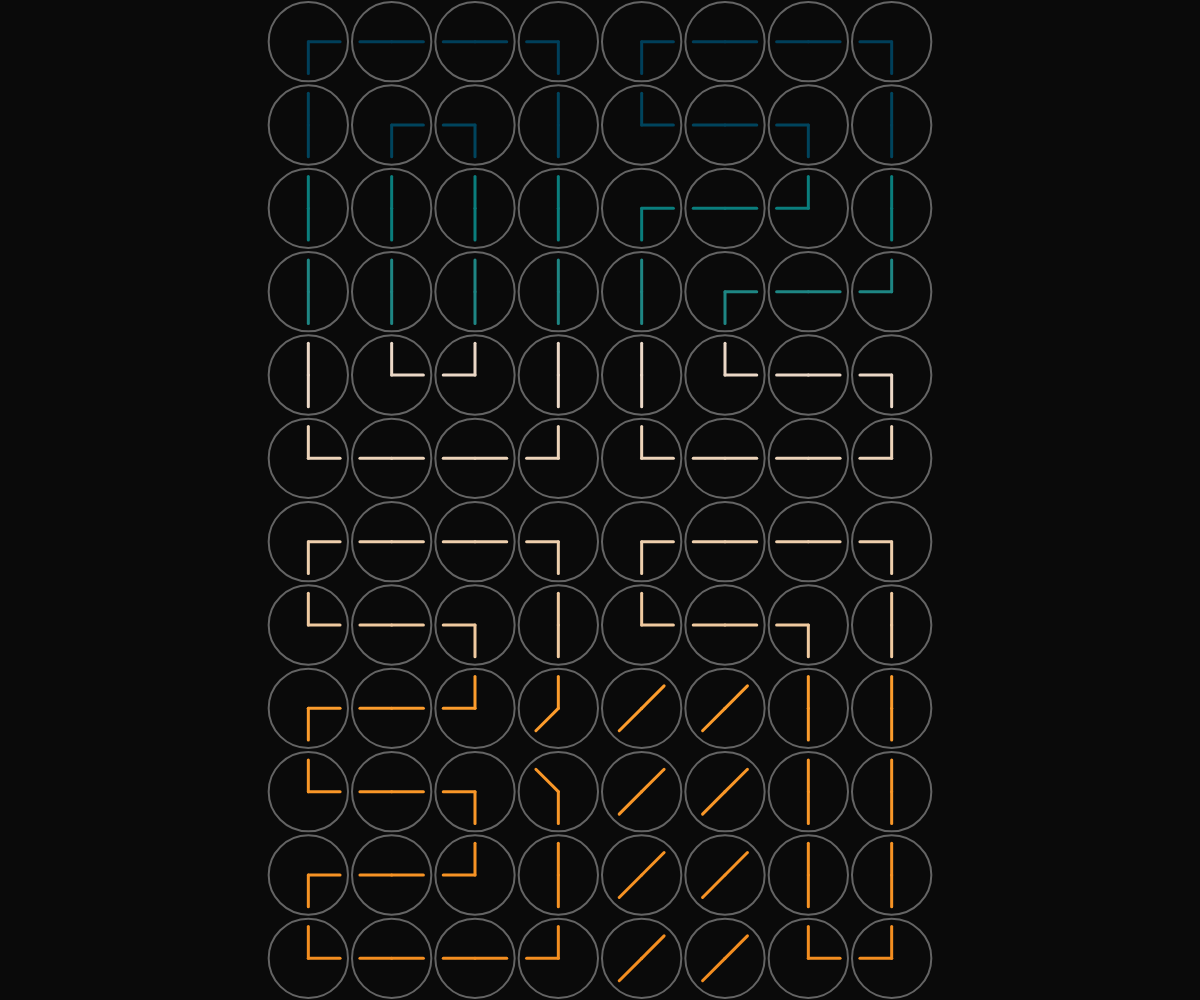
Frame 1 (no input)
Frame 60 (no input): identical to frame 1, image omitted
Frame 120 (the mouse pressed at the canvas centre since frame 60): identical to frame 1, image omitted

The p5.js sketch that drew this single still picture (run headless with seeded random() and noise() and a simulated clock; from frame 60 on, the mouse is pressed at the canvas centre):

// p5.js sketch
// ── sketch.js
var verbose = true;
var superclock;
var backgroundColor = [10];
var stacked = true;
var currentTime;
const colorStore = ["#003f5a", "#007a7a", "#ebd9c8", "#fea02f", "#de6600"];

function setup() {
  stacked
    ? createCanvas(windowWidth, windowHeight)
    : createCanvas(windowWidth, windowWidth * 0.37);
  currentTime = getCurrentTime();
  initSketch();
}

function draw() {
  background(backgroundColor);
  updateCurrentTime();
  superclock.update();
  superclock.show();
  strokeWeight(4);
  stroke(255, 0, 0);
}

function showColorLerpBorders() {
  let rectHeight = 10;
  let numRects = Math.floor(height / rectHeight);
  for (let rectIndex = 0; rectIndex < numRects; rectIndex++) {
    push();
    noStroke();
    fill(colorLerp(rectIndex / numRects));
    rect(0, rectIndex * rectHeight, width, rectHeight);
  }
}

function updateCurrentTime() {
  let newTime = getCurrentTime();
  if (newTime !== currentTime) {
    superclock.setTime(newTime);
    currentTime = newTime;
  }
}

function getCurrentTime() {
  let hours = hour().toString();
  hours = hours.length < 2 ? "0" + hours : hours;
  let minutes = minute().toString();
  minutes = minutes.length < 2 ? "0" + minutes : minutes;
  return hours + minutes;
}

function windowResized() {
  stacked
    ? resizeCanvas(windowWidth, windowHeight)
    : resizeCanvas(windowWidth, windowWidth * 0.37);
  initSketch();
}

function initSketch() {
  background(backgroundColor);
  // showColorLerpBorders();
  superclock = new Superclock(width / 2, height / 2, height, stacked);
}

function logger() {
  if (verbose) {
    console.log(Array.prototype.join.call(arguments, " "));
  }
}

function colorLerp(amount) {
  const hour = +currentTime.slice(0, 2);
  const minute = +currentTime.slice(2, 4);
  const percDayOver = (hour + minute / 60) / 24;
  const borders = [];
  let runningBorderFilled = 0,
    lowerBorderIndex = 0;
  for (let borderIndex = 0; borderIndex < colorStore.length; borderIndex++) {
    let newBorder =
      1 / colorStore.length +
      (((borderIndex - 2) * 1) / colorStore.length) * (0.5 - percDayOver);
    runningBorderFilled += newBorder;
    borders[borderIndex] = runningBorderFilled;
    lowerBorderIndex =
      amount >= runningBorderFilled ? borderIndex : lowerBorderIndex;
  }
  const lowerColor = color(colorStore[lowerBorderIndex]);
  const upperColor = color(colorStore[lowerBorderIndex + 1]);
  const lerpAmount = amount - borders[lowerBorderIndex];
  return lerpColor(lowerColor, upperColor, lerpAmount);
}

function colors(icolor) {
  logger(red(icolor), green(icolor), blue(icolor));
}

// ── clock.js
class Clock {
  constructor(
    xPosition,
    yPosition,
    size,
    initTime,
    showTicks = false,
    accurateHourHand = false
  ) {
    this.position = createVector(xPosition, yPosition);
    this.size = size;
    this.time = initTime;
    this.showTicks = showTicks;
    if (showTicks) {
      this.tickSize = 10;
      this.numTicks = 12;
      this.tickVector = createVector(this.tickSize);
    }
    this.hourHandSize = this.size * 0.4;
    this.minuteHandSize = this.size * 0.4;
    this.accurateHourHand = accurateHourHand;
    this.hourHand = this.getHourHand(this.time);
    this.minuteHand = this.getMinuteHand(this.time);
    this.oldHourHand = createVector();
    this.oldMinuteHand = createVector();
    this.newHourHand = createVector();
    this.newMinuteHand = createVector();
    this.isUpdating = false;
    this.movementPosition = 0;
    this.movementDelta = 0.0001;
    this.borderColor = [100];
    this.hourHandColor = this.setHandColor();
    this.minuteHandColor = this.setHandColor();
  }

  update = () => {
    if (this.isUpdating) {
      let nextPosition = this.movementPosition + this.movementDelta;
      this.movementPosition = nextPosition > 1 ? 1 : nextPosition;
      this.isUpdating = this.movementPosition < 1;
      this.hourHand.set(
        p5.Vector.lerp(
          this.oldHourHand,
          this.newHourHand,
          this.movementPosition
        )
      );
      this.minuteHand.set(
        p5.Vector.lerp(
          this.oldMinuteHand,
          this.newMinuteHand,
          this.movementPosition
        )
      );
    }
  };

  show = () => {
    push();
    {
      noFill();
      stroke(this.borderColor);
      strokeWeight(2);
      translate(this.position.x, this.position.y);
      rotate(-PI / 2);
      ellipse(0, 0, this.size, this.size);
      if (this.showTicks) {
        for (let tickIndex = 0; tickIndex < this.numTicks; tickIndex++) {
          push();
          rotate((TWO_PI * tickIndex) / this.numTicks);
          translate(this.size / 2 - this.tickSize, 0);
          line(0, 0, this.tickVector.x, this.tickVector.y);
          pop();
        }
      }
      push();
      {
        strokeWeight(3);
        strokeCap(ROUND);
        stroke(this.hourHandColor);
        line(0, 0, this.hourHand.x, this.hourHand.y);
        stroke(this.minuteHandColor);
        line(0, 0, this.minuteHand.x, this.minuteHand.y);
      }
      pop();
    }
    pop();
  };

  setTime = (newTime) => {
    this.isUpdating = true;
    this.movementPosition = 0;
    this.oldHourHand = this.hourHand;
    this.oldMinuteHand = this.minuteHand;
    this.newHourHand.set(this.getHourHand(newTime));
    this.newMinuteHand.set(this.getMinuteHand(newTime));
    this.hourHandColor = this.setHandColor();
    this.minuteHandColor = this.setHandColor();
  };

  setHandColor = () => {
    return colorLerp(this.position.y / height);
  };

  getHourHand = (time) => {
    let hours = this.getHours(time);
    let angle = (hours / 12) * TWO_PI;
    return p5.Vector.fromAngle(angle, this.hourHandSize);
  };

  getMinuteHand = (time) => {
    let minutes = this.getMinutes(time);
    let angle = (minutes / 60) * TWO_PI;
    return p5.Vector.fromAngle(angle, this.minuteHandSize);
  };

  getHours = (time) => {
    let splitTime = time.split(":");
    return +splitTime[0] + (this.accurateHourHand ? splitTime[1] / 60 : 0);
  };

  getMinutes = (time) => {
    return +time.split(":")[1];
  };
}

// ── digit.js
class Digit {
  constructor(positionX, positionY, digitHeight, digit, spacing = 0) {
    this.numClocksX = 4;
    this.numClocksY = 6;
    this.position = createVector(positionX, positionY);
    this.clockSize = digitHeight / this.numClocksY - spacing;
    this.digit = digit;
    this.interClockSpacing = spacing;
    this.width = this.clockSize * this.numClockX;
    this.height = this.clockSize * this.numClockY;
    this.numClocks = this.numClockX * this.numClockY;
    this.clocks = this.createClocksArray();
  }

  update = () => {
    this.clocks.forEach((clock) => clock.update());
  };

  show = () => {
    this.clocks.forEach((clock) => {
      clock.show();
    });
  };

  setDigit = (newDigit) => {
    this.digit = newDigit;
    this.clocks.forEach((clock, index) => {
      let xIndex = index % this.numClocksX;
      let yIndex = Math.floor(index / this.numClocksX);
      clock.setTime(this.getClockTime(xIndex, yIndex));
    });
  };

  createClocksArray = () => {
    let clocksArray = [];
    for (let clockIndexY = 0; clockIndexY < this.numClocksY; clockIndexY++) {
      for (let clockIndexX = 0; clockIndexX < this.numClocksX; clockIndexX++) {
        let newClock = this.createClock(clockIndexX, clockIndexY);
        clocksArray.push(newClock);
      }
    }
    return clocksArray;
  };

  createClock = (xIndex, yIndex) => {
    let xPosition =
      this.position.x +
      (-3 / 2 + xIndex) * (this.clockSize + this.interClockSpacing);
    let yPosition =
      this.position.y +
      (-5 / 2 + yIndex) * (this.clockSize + this.interClockSpacing);
    let time = this.getClockTime(xIndex, yIndex);
    return new Clock(xPosition, yPosition, this.clockSize, time);
  };

  getClockTime = (xIndex, yIndex) => {
    return digitStore["times"][
      digitStore["digits"][this.digit][yIndex][xIndex]
    ];
  };
}

// ── digitStore.js
const digitStore = {
  "digits": {
    "0": [
      ["rightAngleTopLeft", "lineHorizontal", "lineHorizontal", "rightAngleTopRight"],
      ["lineVertical", "rightAngleTopLeft", "rightAngleTopRight", "lineVertical"],
      ["lineVertical", "lineVertical", "lineVertical", "lineVertical"],
      ["lineVertical", "lineVertical", "lineVertical", "lineVertical"],
      ["lineVertical", "rightAngleBottomLeft", "rightAngleBottomRight", "lineVertical"],
      ["rightAngleBottomLeft", "lineHorizontal", "lineHorizontal", "rightAngleBottomRight"]
    ],
    "1": [
        ["none", "obtuseAngleTopLeft", "rightAngleTopRight", "none"],
        ["acuteAngleBottomLeft", "rightAngleTopRight", "lineVertical", "none"],
        ["none", "lineVertical", "lineVertical", "none"],
        ["none", "lineVertical", "lineVertical", "none"],
        ["rightAngleTopLeft", "rightAngleBottomRight", "rightAngleBottomLeft", "rightAngleTopRight"],
        ["rightAngleBottomLeft", "lineHorizontal", "lineHorizontal", "rightAngleBottomRight"]
      ],
    "2": [
        ["rightAngleTopLeft", "lineHorizontal", "lineHorizontal", "rightAngleTopRight"],
        ["rightAngleBottomLeft", "lineHorizontal", "rightAngleTopRight", "lineVertical"],
        ["rightAngleTopLeft", "lineHorizontal", "rightAngleBottomRight", "lineVertical"],
        ["lineVertical", "rightAngleTopLeft", "lineHorizontal", "rightAngleBottomRight"],
        ["lineVertical", "rightAngleBottomLeft", "lineHorizontal", "rightAngleTopRight"],
        ["rightAngleBottomLeft", "lineHorizontal", "lineHorizontal", "rightAngleBottomRight"]
      ],
    "3": [
        ["rightAngleTopLeft", "lineHorizontal", "lineHorizontal", "rightAngleTopRight"],
        ["rightAngleBottomLeft", "lineHorizontal", "rightAngleTopRight", "lineVertical"],
        ["rightAngleTopLeft", "lineHorizontal", "rightAngleBottomRight", "obtuseAngleBottomRight"],
        ["rightAngleBottomLeft", "lineHorizontal", "rightAngleTopRight", "obtuseAngleTopRight"],
        ["rightAngleTopLeft", "lineHorizontal", "rightAngleBottomRight", "lineVertical"],
        ["rightAngleBottomLeft", "lineHorizontal", "lineHorizontal", "rightAngleBottomRight"]
      ],
    "4": [
        ["rightAngleTopLeft", "rightAngleTopRight", "rightAngleTopLeft", "rightAngleTopRight"],
        ["lineVertical", "lineVertical", "lineVertical", "lineVertical"],
        ["lineVertical", "rightAngleBottomLeft", "rightAngleBottomRight", "lineVertical"],
        ["rightAngleBottomLeft", "lineHorizontal", "rightAngleTopRight", "lineVertical"],
        ["none", "none", "lineVertical", "lineVertical"],
        ["none", "none", "rightAngleBottomLeft", "rightAngleBottomRight"]
      ],
    "5": [
        ["rightAngleTopLeft", "lineHorizontal", "lineHorizontal", "rightAngleTopRight"],
        ["lineVertical", "rightAngleTopLeft", "lineHorizontal", "rightAngleBottomRight"],
        ["lineVertical", "rightAngleBottomLeft", "lineHorizontal", "rightAngleTopRight"],
        ["rightAngleBottomLeft", "lineHorizontal", "rightAngleTopRight", "lineVertical"],
        ["rightAngleTopLeft", "lineHorizontal", "rightAngleBottomRight", "lineVertical"],
        ["rightAngleBottomLeft", "lineHorizontal", "lineHorizontal", "rightAngleBottomRight"]
      ],
    "6": [
        ["rightAngleTopLeft", "lineHorizontal", "lineHorizontal", "rightAngleTopRight"],
        ["lineVertical", "rightAngleTopLeft", "lineHorizontal", "rightAngleBottomRight"],
        ["lineVertical", "rightAngleBottomLeft", "lineHorizontal", "rightAngleTopRight"],
        ["lineVertical", "rightAngleTopLeft", "rightAngleTopRight", "lineVertical"],
        ["lineVertical", "rightAngleBottomLeft", "rightAngleBottomRight", "lineVertical"],
        ["rightAngleBottomLeft", "lineHorizontal", "lineHorizontal", "rightAngleBottomRight"]
      ],
    "7": [
        ["rightAngleTopLeft", "lineHorizontal", "lineHorizontal", "rightAngleTopRight"],
        ["rightAngleBottomLeft", "lineHorizontal", "rightAngleTopRight", "lineVertical"],
        ["none", "none", "lineVertical", "lineVertical"],
        ["none", "none", "lineVertical", "lineVertical"],
        ["none", "none", "lineVertical", "lineVertical"],
        ["none", "none", "rightAngleBottomLeft", "rightAngleBottomRight"]
      ],
    "8": [
        ["rightAngleTopLeft", "lineHorizontal", "lineHorizontal", "rightAngleTopRight"],
        ["lineVertical", "rightAngleTopLeft", "rightAngleTopRight", "lineVertical"],
        ["obtuseAngleTopLeft2", "rightAngleBottomLeft", "rightAngleBottomRight", "obtuseAngleBottomRight"],
        ["obtuseAngleBottomLeft2", "rightAngleTopLeft", "rightAngleTopRight", "obtuseAngleTopRight"],
        ["lineVertical", "rightAngleBottomLeft", "rightAngleBottomRight", "lineVertical"],
        ["rightAngleBottomLeft", "lineHorizontal", "lineHorizontal", "rightAngleBottomRight"]
      ],
    "9": [
        ["rightAngleTopLeft", "lineHorizontal", "lineHorizontal", "rightAngleTopRight"],
        ["lineVertical", "rightAngleTopLeft", "rightAngleTopRight", "lineVertical"],
        ["lineVertical", "rightAngleBottomLeft", "rightAngleBottomRight", "lineVertical"],
        ["rightAngleBottomLeft", "lineHorizontal", "rightAngleTopRight", "lineVertical"],
        ["none", "none", "lineVertical", "lineVertical"],
        ["none", "none", "rightAngleBottomLeft", "rightAngleBottomRight"]
      ],
  },
  "times": {
    "rightAngleBottomRight": "12:45",
    "rightAngleBottomLeft": "12:15",
    "rightAngleTopRight": "6:45",
    "rightAngleTopLeft": "6:15",
    "acuteAngleBottomLeft": "1.5:15",
    "obtuseAngleTopLeft": "7.5:15",
    "obtuseAngleTopLeft2": "12:22.5",
    "obtuseAngleBottomLeft2": "6:7.5",
    "obtuseAngleTopRight": "10.5:30",
    "obtuseAngleBottomRight": "12:37.5",
    "lineVertical": "12:30",
    "lineHorizontal": "9:15",
    "none": "1.5:37.5"
  }
}

// ── superclock.js
class Superclock {
  constructor(positionX, positionY, clockHeight, isStacked = false) {
    this.position = createVector(positionX, positionY);
    this.height = clockHeight;
    this.isStacked = isStacked;
    this.digits = [];
    this.createDigits();
  }

  update = () => {
    this.digits.forEach((digit) => digit.update());
  };

  show = () => {
    this.digits.forEach((digit) => digit.show());
  };

  createDigits = () => {
    for (let digitIndex = 0; digitIndex < 4; digitIndex++) {
      if (this.isStacked) {
        this.digits.push(
          new Digit(
            this.position.x + (2 * Math.floor(digitIndex % 2) - 1) * this.height / 6,
            this.position.y + (Math.floor(digitIndex / 2) - 0.5) * this.height * 0.5,
            this.height / 2,
            currentTime[digitIndex],
            4
          )
        );
      } else {
        this.digits.push(
          new Digit(
            this.position.x + ((2 / 3) * digitIndex - 1) * this.height,
            this.position.y,
            this.height,
            currentTime[digitIndex],
            4
          )
        );
      }
    }
  }

  setTime = (newTime) => {
    this.digits.forEach((digit, index) => {
      digit.setDigit(newTime[index]);
    });
  };
}
